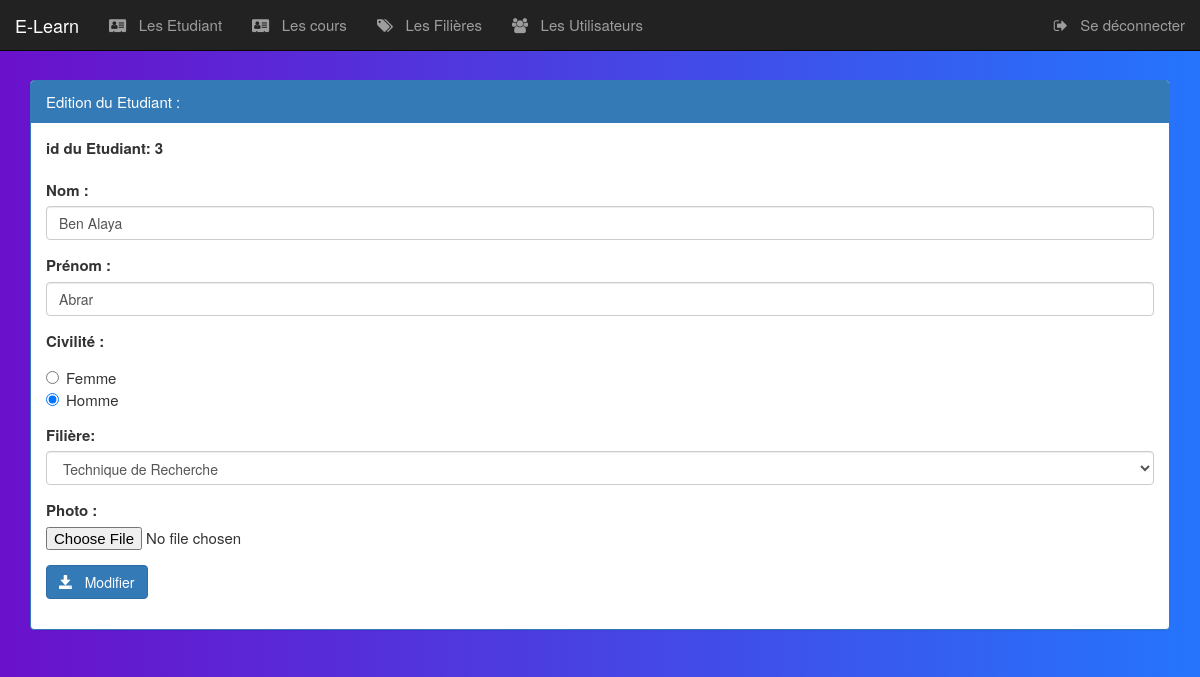
The app's page /pages/editerEtudiant.php?idS=3 (signed in) with its own data.
### tables this page shows
create table Etudiant(
    idEtudiant int(4) auto_increment primary key,
    nom varchar(50),
    prenom varchar(50),
    civilite varchar(50),
    photo varchar(100),
    idFiliere int(4)
);

create table filiere(
    idFiliere int(4) auto_increment primary key,
    nomFiliere varchar(50),
    niveau varchar(50)
);

### pages/editerEtudiant.php (the view, shortened to what this page needs)
<?php
    require_once('connexiondb.php');
    $idS=isset($_GET['idS'])?$_GET['idS']:0;
    $requeteS="select * from Etudiant where idEtudiant=$idS";
    $resultatS=$pdo->query($requeteS);
    $Etudiant=$resultatS->fetch();
    $nom=$Etudiant['nom'];
    $prenom=$Etudiant['prenom'];
    $civilite=strtoupper($Etudiant['civilite']);
    $idFiliere=$Etudiant['idFiliere'];
    $requeteF="select * from filiere";
    $resultatF=$pdo->query($requeteF);
?>
<HTML>
    <head>
        <link rel="stylesheet" type="text/css" href="https://maxcdn.bootstrapcdn.com/bootstrap/3.3.7/css/bootstrap.min.css">
        <link rel="stylesheet" type="text/css" href="../css/font-awesome.min.css">
        <link rel="stylesheet" type="text/css" href="../css/Styles.css">
    </head>
    <body class="vh-100 gradient-custom">
        <?php include("menu.php"); ?>
        <div class="container">
             <div class="panel panel-primary margetop60">
                <div class="panel-heading">Edition du Etudiant :</div>
                <div class="panel-body">
                    <form method="post" action="updateEtudiant.php" class="form"  enctype="multipart/form-data">
						<div class="form-group">
                             <label for="idS">id du Etudiant: <?php echo $idS ?></label>
                        </div>
                        <div class="form-group">
                             <label for="nom">Nom :</label>
                            <input type="text" name="nom" placeholder="Nom" class="form-control" value="<?php echo $nom ?>"/>
                        </div>
                        <div class="form-group">
                             <label for="prenom">Prénom :</label>
                            <input type="text" name="prenom" placeholder="Prénom" class="form-control"
                                   value="<?php echo $prenom ?>"/>
                        </div>
                        <div class="form-group">
                            <label for="civilite">Civilité :</label>
                            <div class="radio">
                                <label><input type="radio" name="civilite" value="Femme"
                                    <?php if($civilite==="Femme")echo "checked" ?> /> Femme </label><br>
                                <label><input type="radio" name="civilite" value="Homme"
                                    <?php if($civilite==="Homme")echo "checked" ?> checked/> Homme </label>
                            </div>
                        </div>
                        <div class="form-group">
                            <label for="idFiliere">Filière:</label>
				            <select name="idFiliere" class="form-control" id="idFiliere">
                              <?php while($filiere=$resultatF->fetch()) { ?>
                                <option value="<?php echo $filiere['idFiliere'] ?>"
                                         <?php if($idFiliere===$filiere['idFiliere']) echo "selected" ?>>
                                    <?php echo $filiere['nomFiliere'] ?>
                                </option>
                              <?php }?>
				            </select>
                        </div>
                        <div class="form-group">
                             <label for="photo">Photo :</label>
                            <input type="file" name="photo" />
                        </div>
				        <button type="submit" class="btn btn-primary">
                            <span class="glyphicon glyphicon-save"></span>
                            &nbsp  Modifier
                        </button>
					</form>
                </div>
            </div>
        </div>
    </body>
</HTML>

### css/Styles.css (style rules this page uses)
.margetop60 { margin-top: 80px; }
body { background-color: rgb(240, 238, 238); font-size: 15px; }
.gradient-custom { background: #6a11cb; background: -webkit-linear-gradient(to right, rgba(106, 17, 203, 1), rgba(37, 117, 252, 1)); background: linear-gradient(to right, rgba(106, 17, 203, 1), rgba(37, 117, 252, 1)) }

### records on screen
etudiant: nom "Ben Alaya", prenom "Abrar", civilite "☐ Femme", civilite "☑ Homme", idFiliere "Technique de Recherche"

### other values on screen
$idS "3"
